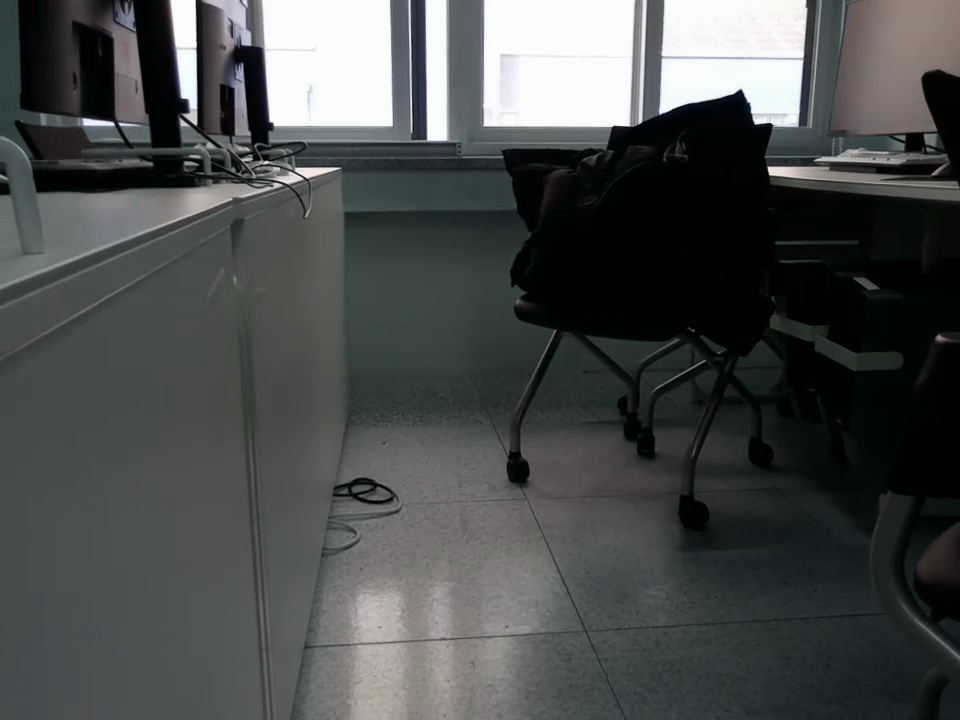
#> input picture myFolder/picture.png, 960 x 720 px
$ python cv_handson.py
#> lines starting #> are read from the running program, lines starting #| are printed output that depends on the picture; after the words box and inside, x2 and y2 are one past the last pixel; in counts of white or black regions, pixels touching at a corner belong together
#-*- coding:utf-8 -*-
import cv2
import numpy as np

img = cv2.imread('picture.png')
#> img is the input picture: shape (720, 960, 3); mean B, G, R 76.5, 76.8, 74.3
imgray = cv2.cvtColor(img,cv2.COLOR_BGR2GRAY)

#threshold를 이용하여 binary image로 변환
ret, thresh = cv2.threshold(imgray,127,255,0)
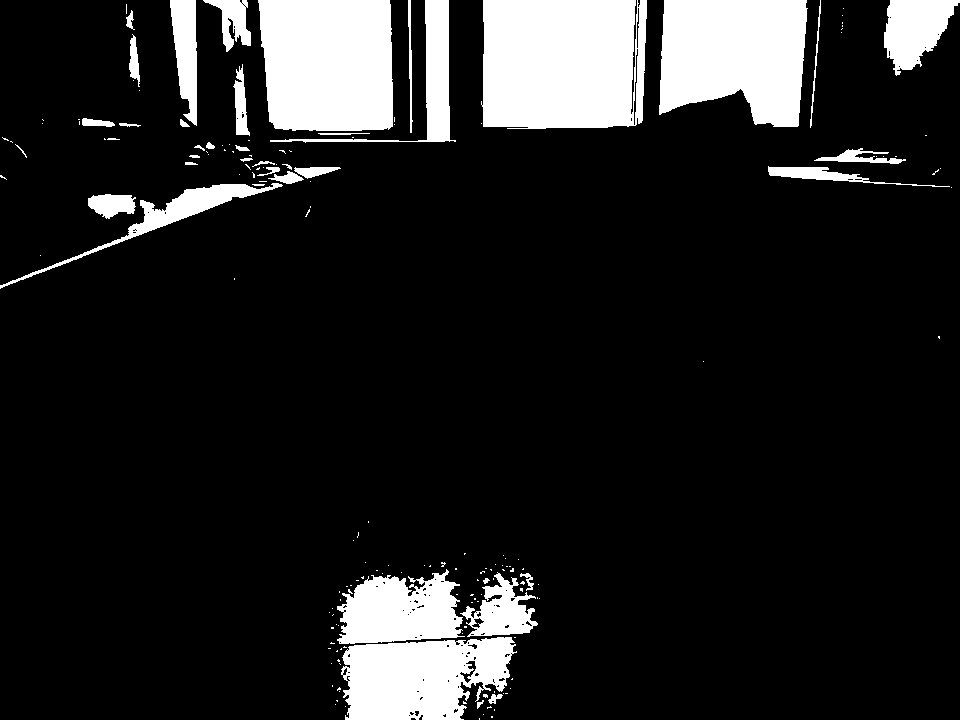
#> thresh: shape (720, 960); 13.4% white; 174 white regions (133 under 20 px)

#contours는 point의 list형태. 예제에서는 사각형이 하나의 contours line을 구성하기 때문에 len(contours) = 1. 값은 사각형의 꼭지점 좌표.
#hierachy는 contours line의 계층 구조
contours, hierachy = cv2.findContours(thresh, cv2.RETR_TREE,cv2.CHAIN_APPROX_SIMPLE)
#> contours = 271 contours, 233 with area under 20; largest, box (x1, y1, x2, y2) and area: (481, 0, 647, 129) 19980, (258, 0, 393, 131) 16348, (659, 0, 808, 127) 15348, (341, 637, 517, 720) 10976, (337, 569, 465, 644) 6530
image = cv2.drawContours(img, contours, -1, (0,255,0), 3)
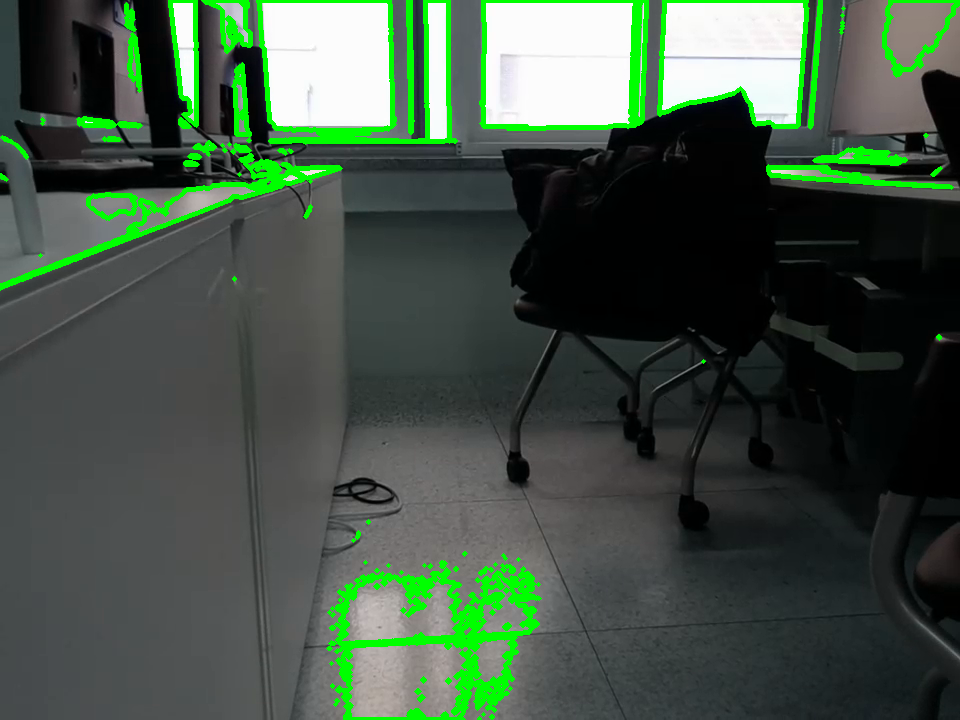
#> image: shape (720, 960, 3); mean B, G, R 68.8, 83.3, 66.6

cv2.imshow('image', image)
cv2.waitKey(0)
cv2.destroyAllWindows()
